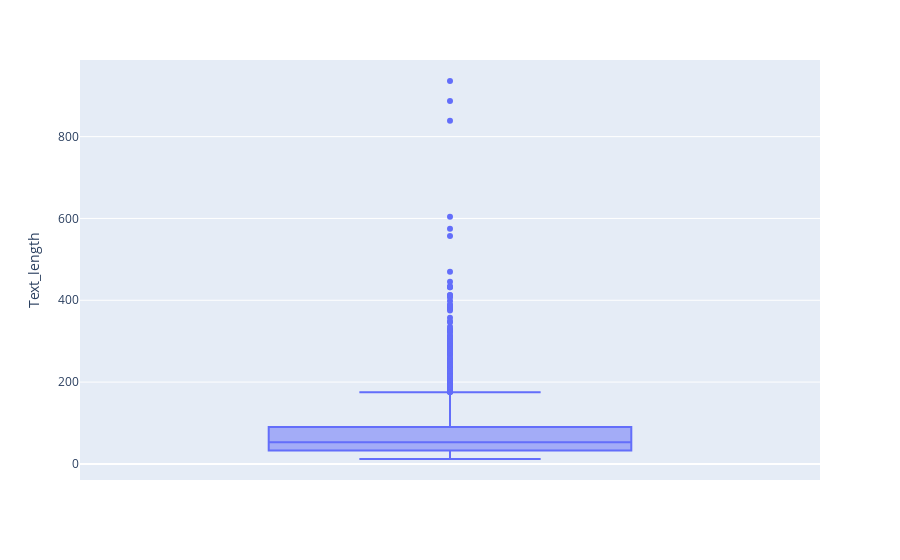

Here is the notebook cell this chart was saved with:
### Code cell
import plotly.express as px
px.box(final, y="Text_length")

### Figure 1 — Plotly figure (JSON) as saved in the notebook; plotly's stock layout.template omitted (floating-point values rounded to 4 significant figures; data arrays with more than 128 entries replaced by an {"elided": "..."} marker saying what was removed)
{"data": [{"alignmentgroup": "True", "hovertemplate": "Text_length=%{y}<extra></extra>", "legendgroup": "", "marker": {"color": "#636efa"}, "name": "", "notched": false, "offsetgroup": "", "orientation": "v", "showlegend": false, "type": "box", "x0": " ", "xaxis": "x", "y": {"elided": "2000 int values"}, "y0": " ", "yaxis": "y"}], "layout": {"boxmode": "group", "legend": {"tracegroupgap": 0}, "margin": {"t": 60}, "xaxis": {"anchor": "y", "domain": [0, 1]}, "yaxis": {"anchor": "x", "domain": [0, 1], "title": {"text": "Text_length"}}}}
